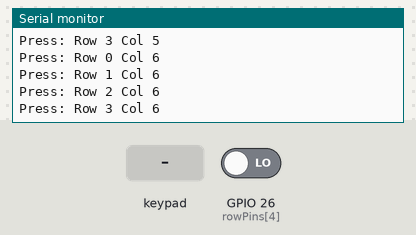
Recording of a sketch running on a simulated ESP32. On the bench: the last lines printed to the serial monitor. Wiring (inferred from the names in the program): 4×2 keypad with keys 1 2 3 4 5 6 7 8 (labels assumed): rows GPIO 34, GPIO 12, GPIO 14, GPIO 27; columns GPIO 15, GPIO 19. Inputs (shaded band) come from the test bench; at power-on: GPIO 26 (rowPins[4]) LOW. USB keyboard and mouse output is not drawn.

Above: at 1.2 s.
1.3 s: key '1' pressed
At 1.44 s:
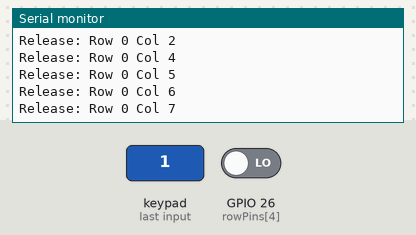
2.8 s: GPIO 26 (rowPins[4]) driven HIGH
At 4.0 s:
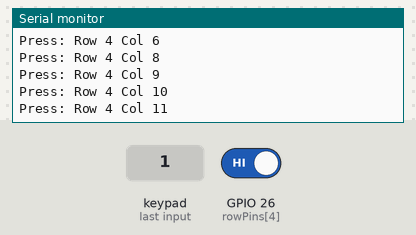
4.3 s: key '7' pressed
At 5.3 s:
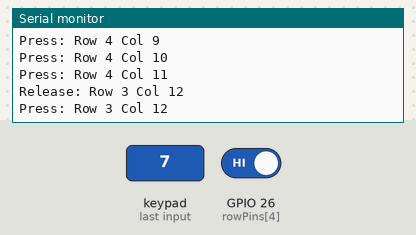
5.8 s: GPIO 26 (rowPins[4]) driven LOW
At 7.0 s:
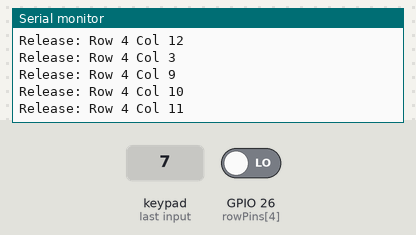
7.3 s: keypad keys 1 2 pressed 0.4 s apart
At 8.5 s:
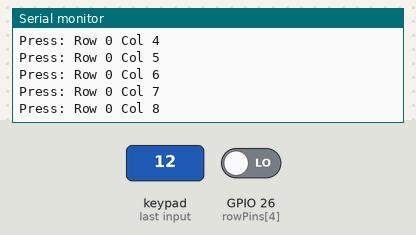
9.6 s: keypad keys 2 5 pressed 0.4 s apart
At 11.4 s:
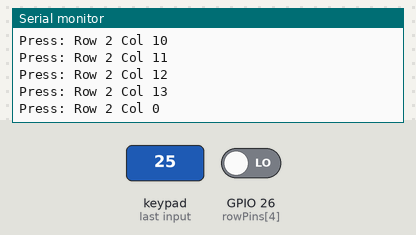
Timing chart, 0 to 12.9 s (numbered marks = the images above; inputs shaded):
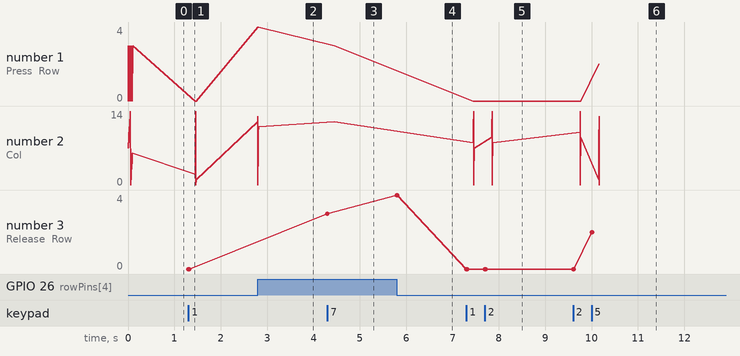

Measured:
- after the input at 1.3 s, the serial monitor: prints a new line at once (image 1)
- after the input at 2.8 s, the serial monitor: prints a new line at once (image 2)
- after the input at 4.3 s, the serial monitor: prints a new line at once (image 3)
- after the input at 5.8 s, the serial monitor: prints a new line at once (image 4)
- after the input at 7.3 s, the serial monitor: prints a new line at once (image 5)
- after the input at 9.6 s, the serial monitor: prints a new line after 0.40 s (image 6)
- plotted number 1: 3 → 0 after the input at 7.3 s
- plotted number 2: 12 → 8 after the input at 7.3 s

The sketch:

keyboard.ino
```cpp
#include <BleKeyboard.h>
#define KEY_FN 0xF0
BleKeyboard bleKeyboard("ESP32_60Percent", "Custom Co.", 100);

// ========= MATRIX SIZE =========
const int numRows = 5;
const int numCols = 15;

// ========= PINS (SAFE FOR ESP32-WROOM-32D) =========
const int rowPins[numRows] = { 34, 12, 14, 27, 26 };
const int colPins[numCols] = { 25, 33, 32, 15, 2, 23, 4, 16, 17, 5, 18, 19, 21, 22, 13};

// ========= KEYMAP =========
const uint8_t keymap[numRows][numCols] = {
  { KEY_ESC, '1','2','3','4','5','6','7','8','9','0','-','=',KEY_BACKSPACE, '`' },
  { KEY_TAB, 'q','w','e','r','t','y','u','i','o','p','[',']','\\', KEY_PAGE_UP},
  { KEY_CAPS_LOCK, 'a','s','d','f','g','h','j','k','l',';', '\'', KEY_RETURN, KEY_DELETE, 0 },
  { KEY_LEFT_SHIFT, 'z','x','c','v','b','n','m',',','.','/', KEY_RIGHT_SHIFT, KEY_UP_ARROW, KEY_PAGE_DOWN, 0 },
  { KEY_LEFT_CTRL, KEY_LEFT_GUI, KEY_LEFT_ALT, ' ', ' ', ' ', KEY_RIGHT_ALT, 0, KEY_RIGHT_CTRL, KEY_FN, KEY_RIGHT_CTRL, KEY_LEFT_ARROW, KEY_DOWN_ARROW, KEY_RIGHT_ARROW, 0}
};

bool keyState[5][15] = {0};
unsigned long lastDebounceTime[5][15] = {0};
const unsigned long debounceDelay = 5; // 5ms debounce

bool fnActive = false;

const uint8_t fnLayer[numRows][numCols] = {
  { 0,0,0,0,0,0,0,0,0,0,0,0,0,KEY_DELETE,0 },
  { 0,0,0,0,0,0,0,0,0,0,0,0,0,0,0 },
  { 0,0,0,0,0,0,0,0,0,0,0,0,0,0 },
  { 0,0,0,0,0,0,0,0,0,0,0,0,KEY_UP_ARROW,0,0 },
  { 0,0,0,KEY_FN,0,0,0,0,0,0,KEY_LEFT_ARROW,KEY_DOWN_ARROW,KEY_RIGHT_ARROW,0,0 }
};


void setup() {
  Serial.begin(115200);
  Serial.println("Starting keyboard…");

  // Row pins as INPUT_PULLDOWN
  for (int r = 0; r < numRows; r++) {
    pinMode(rowPins[r], INPUT_PULLDOWN);
  }

  // Column pins as OUTPUT, initially LOW
  for (int c = 0; c < numCols; c++) {
    pinMode(colPins[c], OUTPUT);
    digitalWrite(colPins[c], LOW);
  }

  bleKeyboard.begin();
}

void loop() {
  if (!bleKeyboard.isConnected()) return;

  for (int c = 0; c < numCols; c++) {
    // Activate column
    digitalWrite(colPins[c], HIGH);
    delayMicroseconds(10); // Allow signal to settle

    for (int r = 0; r < numRows; r++) {
      int reading = digitalRead(rowPins[r]);
      unsigned long currentTime = millis();

      // Check if enough time has passed for debouncing
      if ((currentTime - lastDebounceTime[r][c]) > debounceDelay) {

        // Key pressed
        if (reading == HIGH && !keyState[r][c]) {
          keyState[r][c] = true;
          lastDebounceTime[r][c] = currentTime;
          uint8_t k = keymap[r][c];

          if (k == KEY_FN) {
              fnActive = true;  // Hold FN
          } else {
              if (fnActive) k = fnLayer[r][c];
              if (k) bleKeyboard.press(k);
          }

          if (k) {
            bleKeyboard.press(k);
            Serial.print("Press: Row ");
            Serial.print(r);
            Serial.print(" Col ");
            Serial.println(c);
          }
        }

        // Key released
        if (reading == LOW && keyState[r][c]) {
          keyState[r][c] = false;
          lastDebounceTime[r][c] = currentTime;
          uint8_t k = keymap[r][c];

          if (k == KEY_FN) {
              fnActive = false;
          } else {
              if (fnActive) k = fnLayer[r][c];
              if (k) bleKeyboard.release(k);
          }


          if (k) {
            bleKeyboard.release(k);
            Serial.print("Release: Row ");
            Serial.print(r);
            Serial.print(" Col ");
            Serial.println(c);
          }
        }
      }
    }

    // Deactivate column
    digitalWrite(colPins[c], LOW);
    delayMicroseconds(10); // Prevent crosstalk
  }
}
```
